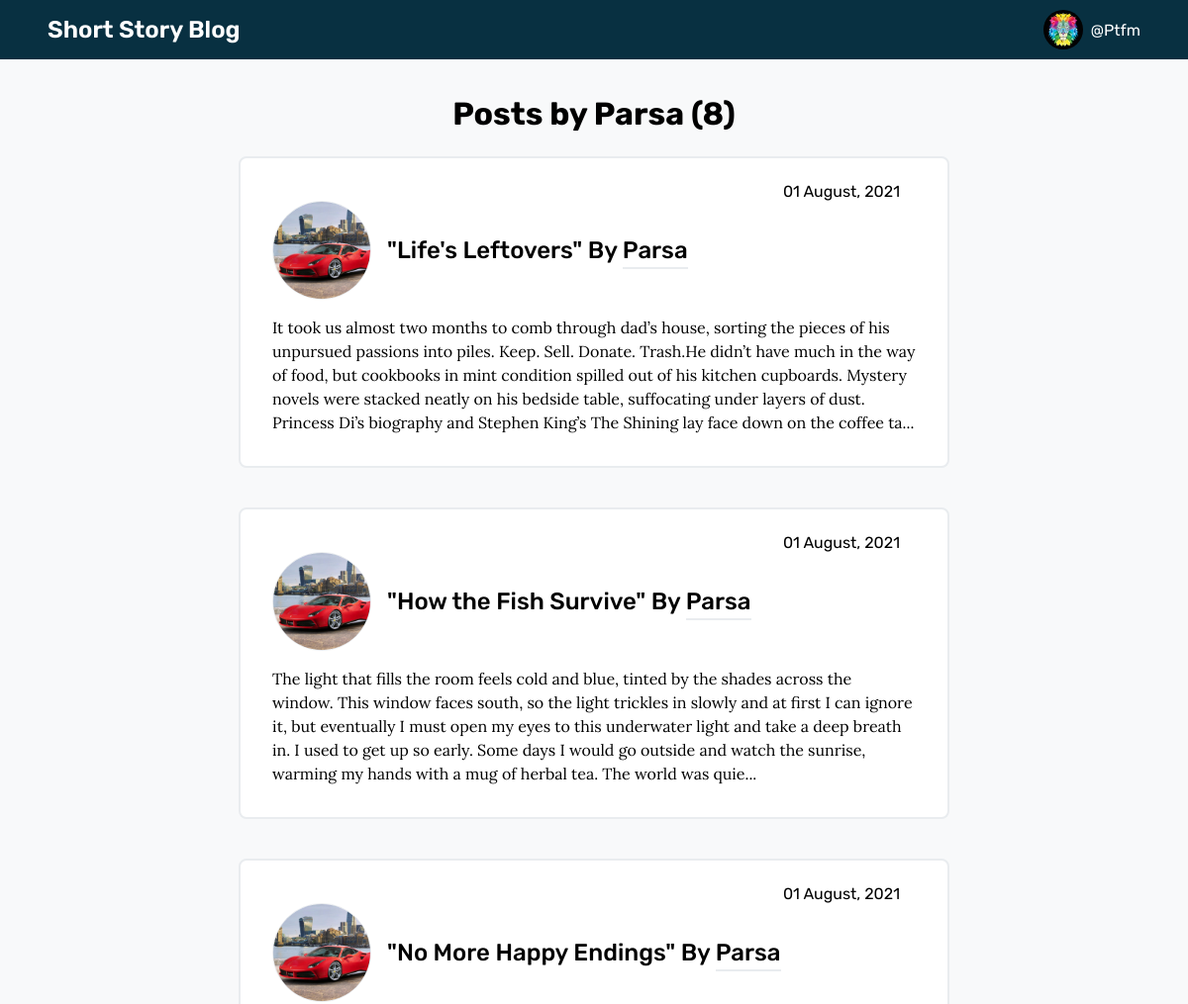
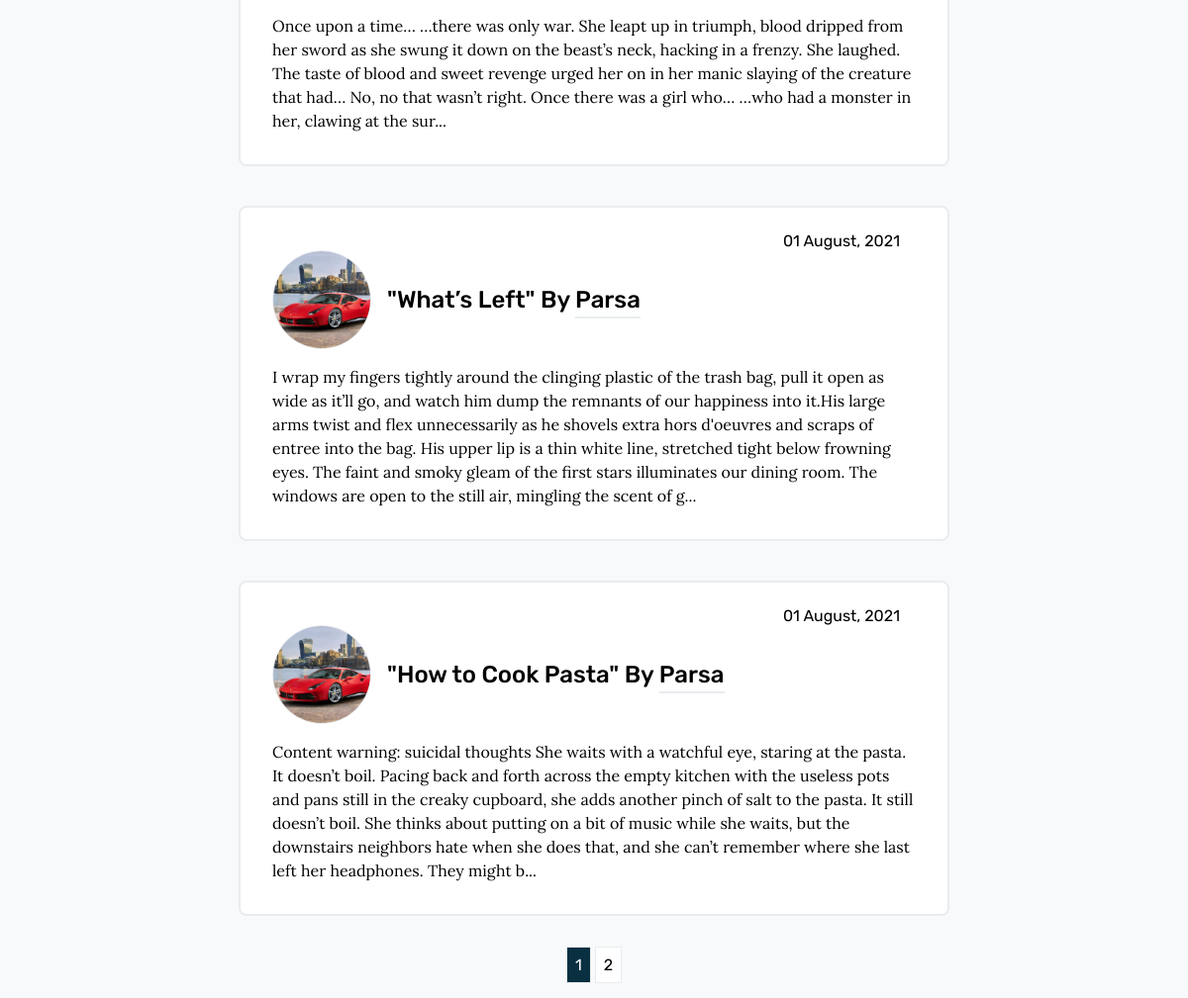
The page /user/Parsa (signed in) on the database its author committed (2 pictures, top to bottom).
### shortstoryblog/models.py (models this page shows, shortened)
class User(db.Model, UserMixin):
    id = db.Column(db.Integer, primary_key=True)
    username = db.Column(db.String(20), unique=True, nullable=False)
    email = db.Column(db.String(120), unique=True, nullable=False)
    image_file = db.Column(db.String(20), nullable=False, default="default.jpg")
    password = db.Column(db.String(60), nullable=False)
    posts = db.relationship("Post", backref="author", lazy=True)

class Post(db.Model):
    id = db.Column(db.Integer, primary_key=True)
    title = db.Column(db.String(100), nullable=False)
    date_posted = db.Column(db.DateTime, nullable=False, default=datetime.utcnow)
    content = db.Column(db.Text, nullable=False)
    user_id = db.Column(db.Integer, db.ForeignKey("user.id"), nullable=False)

### shortstoryblog/users/routes.py (the view)
@users.route("/user/<string:username>")
@login_required
def user_posts(username):
    page = request.args.get("page", 1, type=int)
    user = User.query.filter_by(username=username).first_or_404()
    posts = (
        Post.query.filter_by(author=user)
        .order_by(Post.date_posted.desc())
        .paginate(page=page, per_page=5)
    )
    return render_template("user_posts.html", posts=posts, user=user)

### shortstoryblog/models.py (called while the page is built)
@login_manager.user_loader
def load_user(user_id):
    return User.query.get(int(user_id))

### shortstoryblog/templates/user_posts.html (shortened to what this page needs)
{% extends 'main_layout.html' %}
{% block main_content %}
<div class="card-container">
    <h1 class="mypost-title">Posts by {{ user.username }} ({{ posts.total }})</h1>
    {% for post in posts.items %}
    <div class="card-box">
        <div class="box-top">
            <p>{{post.date_posted.strftime("%d %B, %Y")}}</p>
        </div>
        <div class="box-title">
            <div class="img-holder">
                <img src="{{ url_for('static', filename='profile_pics/' + post.author.image_file) }}"
                    alt="profile picture" />
            </div>
            <h2>"{{post.title}}" By <a
                    href="{{ url_for('users.user_posts', username=post.author.username) }}">{{post.author.username}}</a>
            </h2>
        </div>
        <div class="box-content">
            <p>{{post.content}}</p>
        </div>
    </div>
    {% endfor %}
    <div class="paginate-container">
        {% for page_num in posts.iter_pages(left_edge=1, right_edge=1, left_current=1, right_current=2) %}
        {% if page_num %}
        {% if posts.page == page_num %}
        <a class="btn btn-info mb-4" href="{{ url_for('main.home', page=page_num) }}">{{ page_num }}</a>
        {% else %}
        <a class="btn btn-outline-info mb-4" href="{{ url_for('main.home', page=page_num) }}">{{ page_num }}</a>
        {% endif %}
        {% else %}
        ...
        {% endif %}
        {% endfor %}
    </div>
</div>
{% endblock main_content %}

### shortstoryblog/templates/main_layout.html (shortened to what this page needs)
<!DOCTYPE html>
<html lang="en">
<head>
    <link rel="stylesheet" href="//use.fontawesome.com/releases/v5.0.7/css/all.css">
    <link rel="stylesheet" type="text/css" href="{{ url_for('static', filename='main.css') }}">
</head>
<body>
    <div class="main-container">
        <div class="header">
            <a href="{{ url_for('main.home') }}">
                <h3>Short Story Blog</h3>
            </a>
            <div class="profile-container" onclick="showSubMenu()">
                <div class="profile">
                    <div class="img-holder">
                        <img src="{{ url_for('static', filename='profile_pics/' + current_user.image_file) }}"
                            alt="profile picture" />
                    </div>
                    <p>@{{current_user.username}}</p>
                </div>
            </div>
        </div>
        <div class="body-content">
            {% block main_content %}{% endblock main_content %}
        </div>
    </div>
</body>
</html>

### shortstoryblog/static/main.css (style rules this page uses)
* { margin: 0; padding: 0; box-sizing: border-box; }
html, body { height: 100%; font-family: "Rubik", sans-serif; }
:root { --clr1: #083041; --clr2: #f8f9fa; --clr3: #e9ecef; --danger: #c62d2d; --success: #31c1ef; }
.main-container { background-color: var(--clr2); overflow: auto; }
.main-container .header { position: fixed; z-index: 100; display: flex; justify-content: space-between; align-items: center; width: 100%; background-color: var(--clr1); color: white; padding: 0 3rem; }
.main-container .header a { color: white; text-decoration: none; }
.main-container .header a h3 { font-size: 24px; font-weight: 600; line-height: 2.5; }
.profile-container { display: flex; flex-direction: column; align-items: center; }
.profile-container .profile { display: flex; align-items: center; cursor: pointer; }
.profile-container .profile .img-holder { max-width: 40px; height: 40px; margin-right: 0.5rem; border-radius: 100%; overflow: hidden; }
.profile-container .profile .img-holder img { width: 100%; height: 40px; object-fit: cover; object-position: center; }
.body-content { padding: 6rem 1rem 2rem; height: 100vh; }
.card-container { display: flex; flex-direction: column; align-items: center; justify-content: center; }
.card-container .mypost-title { margin-bottom: 1.5rem; }
.card-container .card-box { background-color: #ffff; border: 2px solid var(--clr3); border-radius: 8px; max-width: calc(750px - 2rem); width: 100%; padding: 1.5rem 2rem 2rem; margin-bottom: 2.5rem; }
.card-container .card-box .box-top { display: flex; align-items: center; justify-content: flex-end; }
.card-container .card-box .box-top p { margin-right: 1rem; }
.card-container .card-box .box-title { display: flex; align-items: center; }
.card-container .card-box .box-title .img-holder { max-width: 100px; height: 100px; margin-right: 1rem; border-radius: 100%; overflow: hidden; border: 1px solid var(--clr3); }
.card-container .card-box .box-title .img-holder img { width: 100%; height: 100px; object-fit: cover; object-position: center; }
.card-container .card-box .box-title h2 { font-weight: 500; }
.card-container .card-box .box-title h2 a { text-decoration: none; color: #000; position: relative; }
.card-container .card-box .box-title h2 a::after { content: ""; position: absolute; left: 0; bottom: -5px; width: 100%; height: 2px; background-color: var(--clr3); }
.card-container .card-box .box-content p { margin-top: 1rem; font-family: "Lora", serif; line-height: 1.5; font-size: 16px; font-weight: 400; }
.card-container .paginate-container { margin-bottom: 1.5rem; }
.card-container .paginate-container a { text-decoration: none; background-color: #fff; color: #000; padding: 0.5rem; border: 1px solid var(--clr3); }
.card-container .paginate-container .btn-info { background-color: var(--clr1); color: #fff; pointer-events: none; }

### rows shown on the page
User: image_file (picture), username "Ptfm"
User: username "Parsa"
Post: date_posted "01 August, 2021", image_file (picture), title "Life's Leftovers", author.username "Parsa", content "It took us almost two months to comb through dad’s house, sorting the pieces of his unpursued passions into piles. Keep. Sell. Donate. Trash.He didn’t have much in the way of food, but cookbooks in mint condition spilled out of his kitchen cupboards. Mystery novels were stacked neatly on his bedside table, suffocating under layers of dust. Princess Di’s biography and Stephen King’s The Shining lay face down on the coffee ta..."
Post: date_posted "01 August, 2021", image_file (picture), title "How the Fish Survive", author.username "Parsa", content "The light that fills the room feels cold and blue, tinted by the shades across the window. This window faces south, so the light trickles in slowly and at first I can ignore it, but eventually I must open my eyes to this underwater light and take a deep breath in. I used to get up so early. Some days I would go outside and watch the sunrise, warming my hands with a mug of herbal tea. The world was quie..."
Post: date_posted "01 August, 2021", image_file (picture), title "No More Happy Endings", author.username "Parsa", content "Once upon a time… …there was only war. She leapt up in triumph, blood dripped from her sword as she swung it down on the beast’s neck, hacking in a frenzy. She laughed. The taste of blood and sweet revenge urged her on in her manic slaying of the creature that had… No, no that wasn’t right. Once there was a girl who… …who had a monster in her, clawing at the sur..."
Post: date_posted "01 August, 2021", image_file (picture), title "What’s Left", author.username "Parsa", content "I wrap my fingers tightly around the clinging plastic of the trash bag, pull it open as wide as it’ll go, and watch him dump the remnants of our happiness into it.His large arms twist and flex unnecessarily as he shovels extra hors d'oeuvres and scraps of entree into the bag. His upper lip is a thin white line, stretched tight below frowning eyes. The faint and smoky gleam of the first stars illuminates our dining room. The windows are open to the still air, mingling the scent of g..."
Post: date_posted "01 August, 2021", image_file (picture), title "How to Cook Pasta", author.username "Parsa", content "Content warning: suicidal thoughts She waits with a watchful eye, staring at the pasta. It doesn’t boil. Pacing back and forth across the empty kitchen with the useless pots and pans still in the creaky cupboard, she adds another pinch of salt to the pasta. It still doesn’t boil. She thinks about putting on a bit of music while she waits, but the downstairs neighbors hate when she does that, and she can’t remember where she last left her headphones. They might b..."

### other values the page prints
{{ posts.total }} "8"
{{ page_num }} "1"
{{ page_num }} "2"
